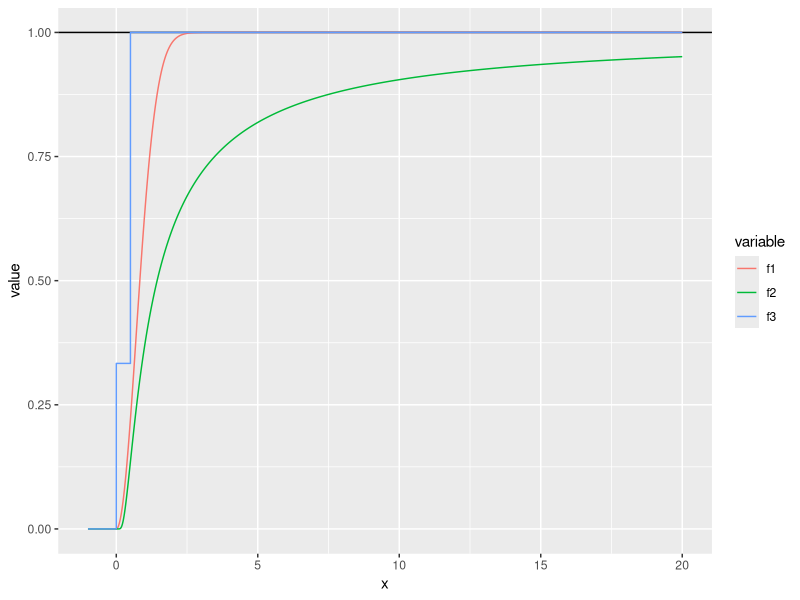
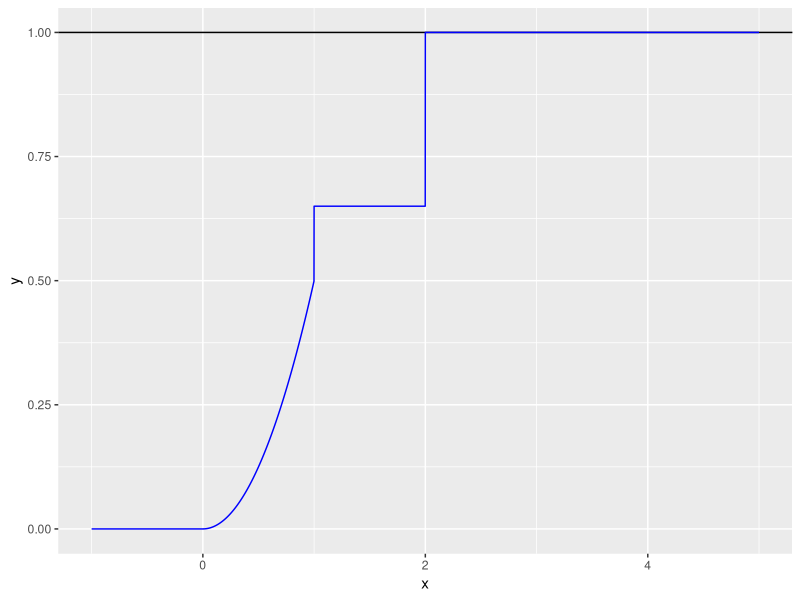
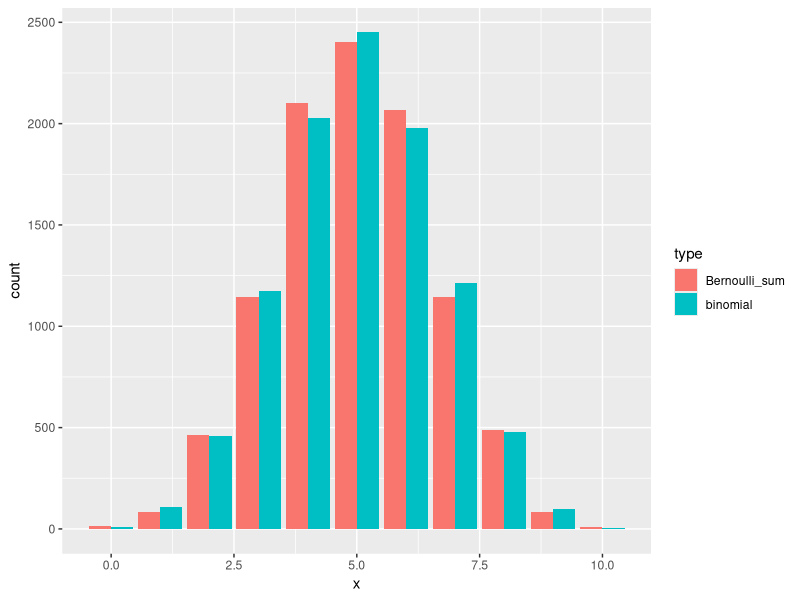
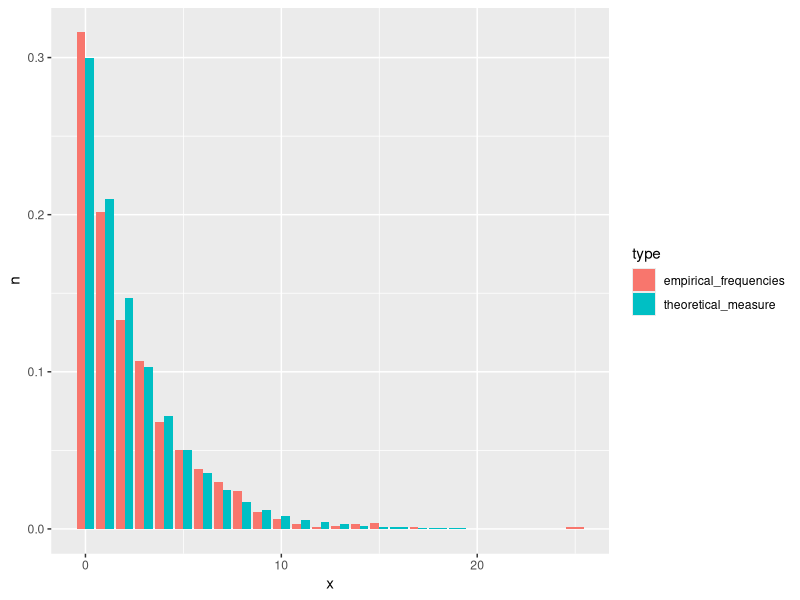
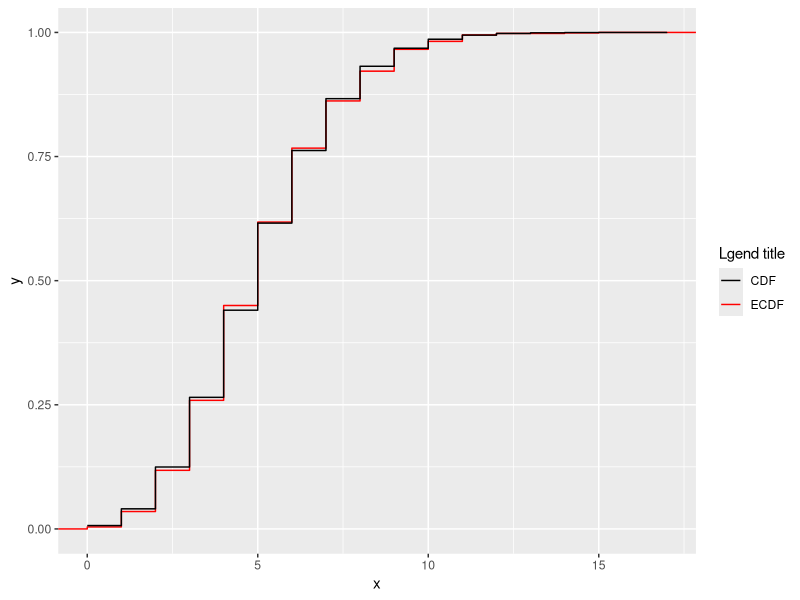
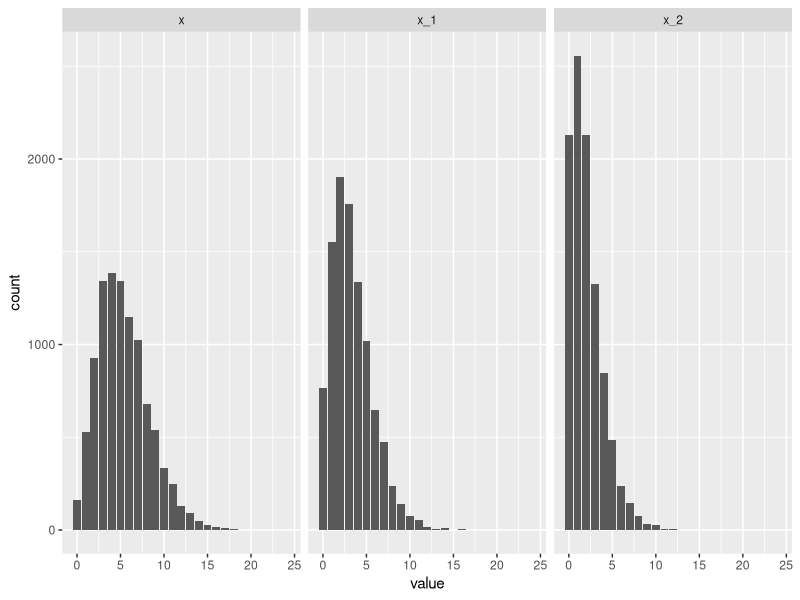
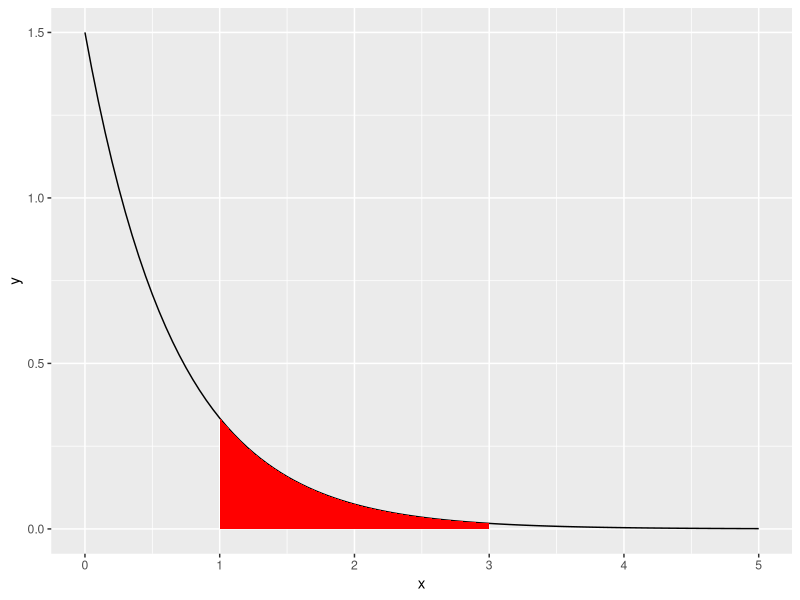
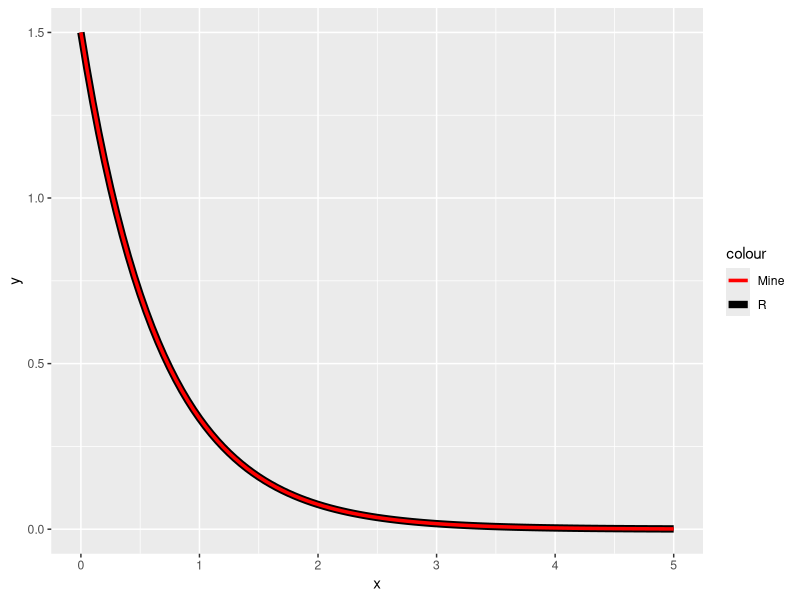

The R script that drew these images, in order:
## ---- chunk 1
togs <- TRUE
library(ggplot2)
library(dplyr)
library(reshape2)
# togs <- FALSE
## ---- chunk 2
f1 <- function (x) {
  tmp        <- 1 - exp(-x^2)
  tmp[x < 0] <- 0
  return(tmp)
}

f2 <- function (x) {
  tmp         <- exp(-(1 / x))
  tmp[x <= 0] <- 0
  return(tmp)
}

f3 <- function (x) {
  tmp           <- x
  tmp[x == x]   <- 1
  tmp[x <= 0.5] <- 1/3
  tmp[x <= 0]   <- 0
  return(tmp)
}

cdf_data <- tibble(x  = seq(-1, 20, by = 0.001),
                   f1 = f1(x),
                   f2 = f2(x),
                   f3 = f3(x)) %>%
  melt(id.vars = "x")

# geo_plot <- ggplot(data = data.frame(x = seq(-1, 10, by = 0.01)), aes(x = x)) +
#   stat_function(aes(color = "f1"), fun = f1) +
#   stat_function(aes(color = "f2"), fun = f2) +
#   stat_function(aes(color = "f3"), fun = f3) +
#   geom_hline(yintercept = 1)
# plot(geo_plot)

cdf_plot <- ggplot(data = cdf_data, aes(x = x, y = value, color = variable)) +
  geom_hline(yintercept = 1) +
  geom_line()
plot(cdf_plot)
## ---- chunk 3
f1 <- function (x, p) {
  tmp          <- x
  tmp[x >= 2]  <- 0.5 + (p * 0.5) + ((1-p) * 0.5)
  tmp[x < 2]   <- 0.5 + (p * 0.5) 
  tmp[x < 1]   <- (x[x < 1])^2 / 2
  tmp[x < 0]   <- 0
  return(tmp)
}

cdf_data <- tibble(x = seq(-1, 5, by = 0.001), y = f1(x, 0.3))
cdf_plot <- ggplot(data = cdf_data, aes(x = x, y = y)) +
  geom_hline(yintercept = 1) +
  geom_line(color = "blue")
plot(cdf_plot)

## ---- chunk 4
set.seed(1)
nsamps        <- 10000
binom_samp    <- rbinom(nsamps, size = 10, prob = 0.5)
bernoulli_mat <- matrix(data = NA, nrow = nsamps, ncol = 10)
for (i in 1:nsamps) {
  bernoulli_mat[i, ] <- rbinom(10, size = 1, prob = 0.5)
}
bern_samp <- apply(bernoulli_mat, 1, sum)
b_data    <- tibble(x    = c(binom_samp, bern_samp), 
                    type = c(rep("binomial", 10000), rep("Bernoulli_sum", 10000)))
b_plot    <- ggplot(data = b_data, aes(x = x, fill = type)) +
  geom_bar(position = "dodge")
plot(b_plot)
## ---- chunk 5
set.seed(1)
geo_samp <- rgeom(n = 1000, prob = 0.3)
geo_samp <- data.frame(x = geo_samp) %>%
  count(x) %>%
  mutate(n = n / 1000, type = "empirical_frequencies") %>%
  bind_rows(data.frame(x = 0:20, n = dgeom(0:20, prob = 0.3), type = "theoretical_measure"))

geo_plot <- ggplot(data = geo_samp, aes(x = x, y = n, fill = type)) +
  geom_bar(stat="identity", position = "dodge")
plot(geo_plot)
## ---- chunk 6
set.seed(1)
pois_samp <- rpois(n = 1000, lambda = 5)
pois_samp <- data.frame(x = pois_samp)
pois_plot <- ggplot(data = pois_samp, aes(x = x, colour = "ECDF")) +
  stat_ecdf(geom = "step") +
  geom_step(data = tibble(x = 0:17, y = ppois(x, 5)), aes(x = x, y = y, colour = "CDF")) +
  # stat_function(data = data.frame(x = 0:17), aes(x = x, colour = "CDF"), geom = "line", fun = ppois, args = list(lambda = 5)) +
  scale_colour_manual("Lgend title", values = c("black", "red"))
plot(pois_plot)
## ---- chunk 7
set.seed(1)
nsamps <- 10000
x_1    <- rnbinom(nsamps, size = 5, prob = 0.6)
x_2    <- rnbinom(nsamps, size = 3, prob = 0.6)
x      <- x_1 + x_2
samps  <- tibble(x, x_1, x_2)
samps  <- melt(samps)
ggplot(data = samps, aes(x = value)) +
  geom_bar() +
  facet_wrap(~ variable)
## ---- chunk 8
set.seed(1)
nsamps <- 1000
samps  <- rexp(nsamps, rate = 1.5)
sum(samps >= 1 & samps <= 3) / nsamps
exp_plot <- ggplot(data.frame(x = seq(0, 5, by = 0.01)), aes(x = x)) +
  stat_function(fun = dexp, args = list(rate = 1.5)) +
  stat_function(fun = dexp, args = list(rate = 1.5), xlim = c(1,3), geom = "area", fill = "red")
plot(exp_plot)
## ---- chunk 9
exp_pdf <- function(x, lambda) {
  return (lambda * exp(-lambda * x))
}

exp_cdf <- function(x, lambda) {
  return (1 - exp(-lambda * x))
}

exp_quant <- function(q, lambda) {
  return (-(log(1 - q) / lambda))
}

ggplot(data = data.frame(x = seq(0, 5, by = 0.01)), aes(x = x)) +
  stat_function(fun = dexp, args = list(rate = 1.5), aes(color = "R"), size = 2.5) +
  stat_function(fun = exp_pdf, args = list(lambda = 1.5), aes(color = "Mine"), size = 1.2) +
  scale_color_manual(values = c("red", "black"))

ggplot(data = data.frame(x = seq(0, 5, by = 0.01)), aes(x = x)) +
  stat_function(fun = pexp, args = list(rate = 1.5), aes(color = "R"), size = 2.5) +
  stat_function(fun = exp_cdf, args = list(lambda = 1.5), aes(color = "Mine"), size = 1.2) +
  scale_color_manual(values = c("red", "black"))

ggplot(data = data.frame(x = seq(0, 1, by = 0.01)), aes(x = x)) +
  stat_function(fun = qexp, args = list(rate = 1.5), aes(color = "R"), size = 2.5) +
  stat_function(fun = exp_quant, args = list(lambda = 1.5), aes(color = "Mine"), size = 1.2) +
  scale_color_manual(values = c("red", "black"))
## ---- chunk 10
set.seed(1)
a         <- -1
b         <- 3
nsamps    <- 10000
unif_samp <- runif(nsamps, a, b)
mu_x      <- mean(unif_samp)
new_samp  <- unif_samp - mu_x
quantile(new_samp, probs = 1/5)
punif(-0.2, -1, 3)
## ---- chunk 11
set.seed(1)
ggplot(data = data.frame(x = seq(0, 1, by = 0.01)), aes(x = x)) +
  stat_function(fun = dbeta, args = list(shape1 = 2, shape2 = 2), aes(color = "alpha = 0.5")) +
  stat_function(fun = dbeta, args = list(shape1 = 4, shape2 = 1), aes(color = "alpha = 4")) +
  stat_function(fun = dbeta, args = list(shape1 = 1, shape2 = 4), aes(color = "alpha = 1")) +
  stat_function(fun = dbeta, args = list(shape1 = 2, shape2 = 5), aes(color = "alpha = 25")) +
  stat_function(fun = dbeta, args = list(shape1 = 0.1, shape2 = 0.1), aes(color = "alpha = 0.1"))

## ---- chunk 12
set.seed(1)
nsamps <- 1000
samps  <- rbeta(nsamps, 2, 5)
ggplot(data = data.frame(x = samps), aes(x = x)) +
  geom_histogram(aes(y = ..density..), color = "black") +
  stat_function(data  = data.frame(x = seq(0, 1, by = 0.01)), aes(x = x), 
                fun   = dbeta, 
                args  = list(shape1 = 2, shape2 = 5), 
                color = "red", 
                size  = 1.2)

## ---- chunk 13
set.seed(1)
ggplot(data = data.frame(x = seq(0, 25, by = 0.01)), aes(x = x)) +
  stat_function(fun = pgamma, args = list(shape = 1, rate = 1), aes(color = "Gamma(1,1)")) +
  stat_function(fun = pgamma, args = list(shape = 10, rate = 1), aes(color = "Gamma(10,1)")) +
  stat_function(fun = pgamma, args = list(shape = 1, rate = 10), aes(color = "Gamma(1,10)"))

## ---- chunk 14
set.seed(1)
# a
ggplot(data = data.frame(x = seq(-15, 15, by = 0.01)), aes(x = x)) +
  stat_function(fun = dnorm, args = list(mean = 0, sd = 1), aes(color = "sd = 1")) +
  stat_function(fun = dnorm, args = list(mean = 0, sd = 0.4), aes(color = "sd = 0.1")) +
  stat_function(fun = dnorm, args = list(mean = 0, sd = 2), aes(color = "sd = 2")) +
  stat_function(fun = dnorm, args = list(mean = 0, sd = 5), aes(color = "sd = 5"))

# b
mean_par   <- 50
nsamps     <- 100000
pois_samps <- rpois(nsamps, lambda = mean_par)
norm_samps <- rnorm(nsamps, mean = mean_par, sd = sqrt(mean_par))
my_plot    <- ggplot() +
  geom_bar(data = tibble(x = pois_samps), aes(x = x, y = (..count..)/sum(..count..))) +
  geom_density(data = tibble(x = norm_samps), aes(x = x), color = "red")
plot(my_plot)
## ---- chunk 15
# a
set.seed(1)
logit_pdf <- function (x, mu, s) {
  return ((exp(-(x - mu)/(s))) / (s * (1 + exp(-(x - mu)/(s)))^2))
}
nl_plot <- ggplot(data = data.frame(x = seq(-12, 12, by = 0.01)), aes(x = x)) +
  stat_function(fun = dnorm, args = list(mean = 0, sd = 2), aes(color = "normal")) +
  stat_function(fun = logit_pdf, args = list(mu = 0, s = sqrt(12/pi^2)), aes(color = "logit"))
plot(nl_plot)

nl_plot <- ggplot(data = data.frame(x = seq(5, 10, by = 0.01)), aes(x = x)) +
  stat_function(fun = dnorm, args = list(mean = 0, sd = 2), aes(color = "normal")) +
  stat_function(fun = logit_pdf, args = list(mu = 0, s = sqrt(12/pi^2)), aes(color = "logit"))
plot(nl_plot)


# b
logit_cdf <- function (x, mu, s) {
  return (1 / (1 + exp(-(x - mu) / s)))
}

p_logistic <- 1 - logit_cdf(4, 0, sqrt(12/pi^2)) + logit_cdf(-4, 0, sqrt(12/pi^2))
p_norm     <- 1 - pnorm(4, 0, 2) + pnorm(-4, 0, 2)
p_logistic
p_norm
# Logistic distribution has wider tails, therefore the probability of larger
# absolute values is higher.
